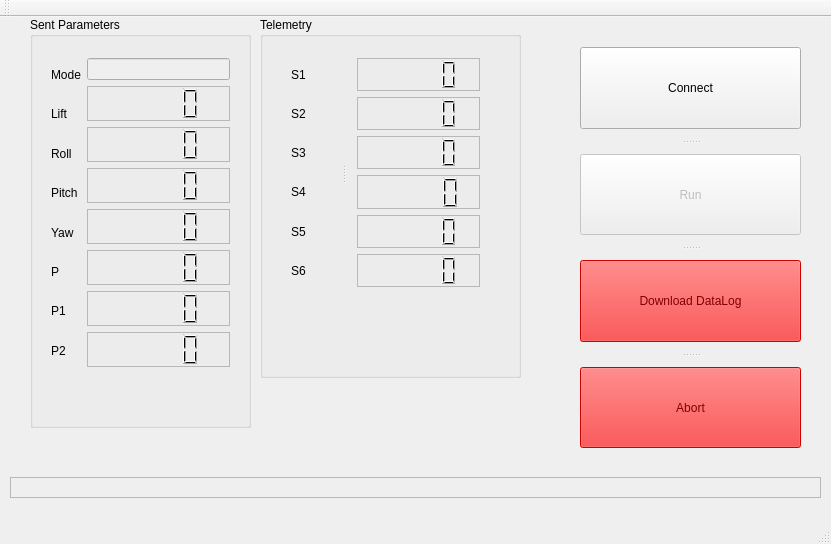
<?xml version="1.0" encoding="UTF-8"?>
<ui version="4.0">
 <class>MainWindow</class>
 <widget class="QMainWindow" name="MainWindow">
  <property name="geometry">
   <rect>
    <x>0</x>
    <y>0</y>
    <width>831</width>
    <height>544</height>
   </rect>
  </property>
  <property name="windowTitle">
   <string>MainWindow</string>
  </property>
  <widget class="QWidget" name="centralWidget">
   <widget class="QLabel" name="StatusLbl">
    <property name="geometry">
     <rect>
      <x>10</x>
      <y>460</y>
      <width>811</width>
      <height>21</height>
     </rect>
    </property>
    <property name="acceptDrops">
     <bool>false</bool>
    </property>
    <property name="frameShape">
     <enum>QFrame::StyledPanel</enum>
    </property>
    <property name="frameShadow">
     <enum>QFrame::Plain</enum>
    </property>
    <property name="text">
     <string/>
    </property>
   </widget>
   <widget class="QGroupBox" name="groupBox">
    <property name="geometry">
     <rect>
      <x>30</x>
      <y>0</y>
      <width>221</width>
      <height>411</height>
     </rect>
    </property>
    <property name="title">
     <string>Sent Parameters</string>
    </property>
    <widget class="QWidget" name="gridLayoutWidget">
     <property name="geometry">
      <rect>
       <x>10</x>
       <y>30</y>
       <width>201</width>
       <height>331</height>
      </rect>
     </property>
     <layout class="QGridLayout" name="gridLayout">
      <item row="0" column="0">
       <layout class="QVBoxLayout" name="verticalLayout_2">
        <item>
         <widget class="QLabel" name="label_5">
          <property name="text">
           <string>Mode</string>
          </property>
         </widget>
        </item>
        <item>
         <widget class="QLabel" name="label">
          <property name="text">
           <string>Lift</string>
          </property>
         </widget>
        </item>
        <item>
         <widget class="QLabel" name="label_2">
          <property name="text">
           <string>Roll</string>
          </property>
         </widget>
        </item>
        <item>
         <widget class="QLabel" name="label_3">
          <property name="text">
           <string>Pitch</string>
          </property>
         </widget>
        </item>
        <item>
         <widget class="QLabel" name="label_4">
          <property name="text">
           <string>Yaw</string>
          </property>
         </widget>
        </item>
        <item>
         <widget class="QLabel" name="label_8">
          <property name="text">
           <string>P</string>
          </property>
         </widget>
        </item>
        <item>
         <widget class="QLabel" name="label_6">
          <property name="text">
           <string>P1</string>
          </property>
         </widget>
        </item>
        <item>
         <widget class="QLabel" name="label_7">
          <property name="text">
           <string>P2</string>
          </property>
         </widget>
        </item>
       </layout>
      </item>
      <item row="0" column="1">
       <layout class="QVBoxLayout" name="verticalLayout">
        <item>
         <widget class="QLineEdit" name="ModeSel">
          <property name="enabled">
           <bool>false</bool>
          </property>
          <property name="focusPolicy">
           <enum>Qt::NoFocus</enum>
          </property>
          <property name="frame">
           <bool>true</bool>
          </property>
          <property name="readOnly">
           <bool>true</bool>
          </property>
         </widget>
        </item>
        <item>
         <widget class="QLCDNumber" name="Lift">
          <property name="frameShape">
           <enum>QFrame::StyledPanel</enum>
          </property>
          <property name="frameShadow">
           <enum>QFrame::Raised</enum>
          </property>
          <property name="mode">
           <enum>QLCDNumber::Dec</enum>
          </property>
         </widget>
        </item>
        <item>
         <widget class="QLCDNumber" name="Roll">
          <property name="frameShape">
           <enum>QFrame::StyledPanel</enum>
          </property>
          <property name="frameShadow">
           <enum>QFrame::Raised</enum>
          </property>
          <property name="mode">
           <enum>QLCDNumber::Dec</enum>
          </property>
         </widget>
        </item>
        <item>
         <widget class="QLCDNumber" name="Pitch">
          <property name="frameShape">
           <enum>QFrame::StyledPanel</enum>
          </property>
          <property name="frameShadow">
           <enum>QFrame::Raised</enum>
          </property>
          <property name="mode">
           <enum>QLCDNumber::Dec</enum>
          </property>
         </widget>
        </item>
        <item>
         <widget class="QLCDNumber" name="Yaw">
          <property name="frameShape">
           <enum>QFrame::StyledPanel</enum>
          </property>
          <property name="frameShadow">
           <enum>QFrame::Raised</enum>
          </property>
          <property name="mode">
           <enum>QLCDNumber::Dec</enum>
          </property>
         </widget>
        </item>
        <item>
         <widget class="QLCDNumber" name="P">
          <property name="frameShape">
           <enum>QFrame::StyledPanel</enum>
          </property>
          <property name="frameShadow">
           <enum>QFrame::Raised</enum>
          </property>
          <property name="mode">
           <enum>QLCDNumber::Dec</enum>
          </property>
         </widget>
        </item>
        <item>
         <widget class="QLCDNumber" name="P1">
          <property name="frameShape">
           <enum>QFrame::StyledPanel</enum>
          </property>
          <property name="frameShadow">
           <enum>QFrame::Raised</enum>
          </property>
          <property name="mode">
           <enum>QLCDNumber::Dec</enum>
          </property>
         </widget>
        </item>
        <item>
         <widget class="QLCDNumber" name="P2">
          <property name="frameShape">
           <enum>QFrame::StyledPanel</enum>
          </property>
          <property name="frameShadow">
           <enum>QFrame::Raised</enum>
          </property>
          <property name="mode">
           <enum>QLCDNumber::Dec</enum>
          </property>
         </widget>
        </item>
       </layout>
      </item>
     </layout>
    </widget>
   </widget>
   <widget class="QGroupBox" name="groupBox_2">
    <property name="geometry">
     <rect>
      <x>260</x>
      <y>0</y>
      <width>261</width>
      <height>361</height>
     </rect>
    </property>
    <property name="title">
     <string>Telemetry</string>
    </property>
    <property name="alignment">
     <set>Qt::AlignJustify|Qt::AlignTop</set>
    </property>
    <property name="flat">
     <bool>false</bool>
    </property>
    <property name="checkable">
     <bool>false</bool>
    </property>
    <widget class="QSplitter" name="splitter">
     <property name="geometry">
      <rect>
       <x>20</x>
       <y>30</y>
       <width>211</width>
       <height>251</height>
      </rect>
     </property>
     <property name="orientation">
      <enum>Qt::Horizontal</enum>
     </property>
     <widget class="QWidget" name="layoutWidget">
      <layout class="QVBoxLayout" name="verticalLayout_3">
       <item>
        <widget class="QLabel" name="label_9">
         <property name="text">
          <string>S1</string>
         </property>
        </widget>
       </item>
       <item>
        <widget class="QLabel" name="label_10">
         <property name="text">
          <string>S2</string>
         </property>
        </widget>
       </item>
       <item>
        <widget class="QLabel" name="label_11">
         <property name="text">
          <string>S3</string>
         </property>
        </widget>
       </item>
       <item>
        <widget class="QLabel" name="label_12">
         <property name="text">
          <string>S4</string>
         </property>
        </widget>
       </item>
       <item>
        <widget class="QLabel" name="label_13">
         <property name="text">
          <string>S5</string>
         </property>
        </widget>
       </item>
       <item>
        <widget class="QLabel" name="label_14">
         <property name="text">
          <string>S6</string>
         </property>
        </widget>
       </item>
      </layout>
     </widget>
     <widget class="QWidget" name="layoutWidget">
      <layout class="QVBoxLayout" name="TelLay">
       <item>
        <widget class="QLCDNumber" name="Tel1">
         <property name="frameShape">
          <enum>QFrame::StyledPanel</enum>
         </property>
         <property name="frameShadow">
          <enum>QFrame::Raised</enum>
         </property>
         <property name="mode">
          <enum>QLCDNumber::Hex</enum>
         </property>
        </widget>
       </item>
       <item>
        <widget class="QLCDNumber" name="Tel2">
         <property name="frameShape">
          <enum>QFrame::StyledPanel</enum>
         </property>
         <property name="frameShadow">
          <enum>QFrame::Raised</enum>
         </property>
         <property name="mode">
          <enum>QLCDNumber::Hex</enum>
         </property>
        </widget>
       </item>
       <item>
        <widget class="QLCDNumber" name="Tel4">
         <property name="frameShape">
          <enum>QFrame::StyledPanel</enum>
         </property>
         <property name="frameShadow">
          <enum>QFrame::Raised</enum>
         </property>
         <property name="mode">
          <enum>QLCDNumber::Hex</enum>
         </property>
        </widget>
       </item>
       <item>
        <widget class="QLCDNumber" name="Tel3">
         <property name="frameShape">
          <enum>QFrame::StyledPanel</enum>
         </property>
         <property name="frameShadow">
          <enum>QFrame::Raised</enum>
         </property>
         <property name="mode">
          <enum>QLCDNumber::Hex</enum>
         </property>
        </widget>
       </item>
       <item>
        <widget class="QLCDNumber" name="Tel5">
         <property name="frameShape">
          <enum>QFrame::StyledPanel</enum>
         </property>
         <property name="frameShadow">
          <enum>QFrame::Raised</enum>
         </property>
         <property name="mode">
          <enum>QLCDNumber::Hex</enum>
         </property>
        </widget>
       </item>
       <item>
        <widget class="QLCDNumber" name="Tel6">
         <property name="frameShape">
          <enum>QFrame::StyledPanel</enum>
         </property>
         <property name="frameShadow">
          <enum>QFrame::Raised</enum>
         </property>
         <property name="mode">
          <enum>QLCDNumber::Hex</enum>
         </property>
        </widget>
       </item>
      </layout>
     </widget>
    </widget>
   </widget>
   <widget class="QSplitter" name="splitter_2">
    <property name="geometry">
     <rect>
      <x>580</x>
      <y>30</y>
      <width>221</width>
      <height>401</height>
     </rect>
    </property>
    <property name="sizePolicy">
     <sizepolicy hsizetype="Fixed" vsizetype="Fixed">
      <horstretch>0</horstretch>
      <verstretch>0</verstretch>
     </sizepolicy>
    </property>
    <property name="orientation">
     <enum>Qt::Vertical</enum>
    </property>
    <property name="handleWidth">
     <number>25</number>
    </property>
    <widget class="QPushButton" name="CommButt">
     <property name="text">
      <string>Connect</string>
     </property>
    </widget>
    <widget class="QPushButton" name="RunButt">
     <property name="enabled">
      <bool>false</bool>
     </property>
     <property name="toolTip">
      <string>Controls the QR</string>
     </property>
     <property name="text">
      <string>Run</string>
     </property>
    </widget>
    <widget class="QPushButton" name="SaveDL">
     <property name="enabled">
      <bool>false</bool>
     </property>
     <property name="palette">
      <palette>
       <active>
        <colorrole role="WindowText">
         <brush brushstyle="SolidPattern">
          <color alpha="255">
           <red>0</red>
           <green>0</green>
           <blue>0</blue>
          </color>
         </brush>
        </colorrole>
        <colorrole role="Button">
         <brush brushstyle="SolidPattern">
          <color alpha="255">
           <red>255</red>
           <green>0</green>
           <blue>0</blue>
          </color>
         </brush>
        </colorrole>
        <colorrole role="Light">
         <brush brushstyle="SolidPattern">
          <color alpha="255">
           <red>255</red>
           <green>127</green>
           <blue>127</blue>
          </color>
         </brush>
        </colorrole>
        <colorrole role="Midlight">
         <brush brushstyle="SolidPattern">
          <color alpha="255">
           <red>255</red>
           <green>63</green>
           <blue>63</blue>
          </color>
         </brush>
        </colorrole>
        <colorrole role="Dark">
         <brush brushstyle="SolidPattern">
          <color alpha="255">
           <red>127</red>
           <green>0</green>
           <blue>0</blue>
          </color>
         </brush>
        </colorrole>
        <colorrole role="Mid">
         <brush brushstyle="SolidPattern">
          <color alpha="255">
           <red>170</red>
           <green>0</green>
           <blue>0</blue>
          </color>
         </brush>
        </colorrole>
        <colorrole role="Text">
         <brush brushstyle="SolidPattern">
          <color alpha="255">
           <red>0</red>
           <green>0</green>
           <blue>0</blue>
          </color>
         </brush>
        </colorrole>
        <colorrole role="BrightText">
         <brush brushstyle="SolidPattern">
          <color alpha="255">
           <red>255</red>
           <green>255</green>
           <blue>255</blue>
          </color>
         </brush>
        </colorrole>
        <colorrole role="ButtonText">
         <brush brushstyle="SolidPattern">
          <color alpha="255">
           <red>0</red>
           <green>0</green>
           <blue>0</blue>
          </color>
         </brush>
        </colorrole>
        <colorrole role="Base">
         <brush brushstyle="SolidPattern">
          <color alpha="255">
           <red>255</red>
           <green>255</green>
           <blue>255</blue>
          </color>
         </brush>
        </colorrole>
        <colorrole role="Window">
         <brush brushstyle="SolidPattern">
          <color alpha="255">
           <red>255</red>
           <green>0</green>
           <blue>0</blue>
          </color>
         </brush>
        </colorrole>
        <colorrole role="Shadow">
         <brush brushstyle="SolidPattern">
          <color alpha="255">
           <red>0</red>
           <green>0</green>
           <blue>0</blue>
          </color>
         </brush>
        </colorrole>
        <colorrole role="AlternateBase">
         <brush brushstyle="SolidPattern">
          <color alpha="255">
           <red>255</red>
           <green>127</green>
           <blue>127</blue>
          </color>
         </brush>
        </colorrole>
        <colorrole role="ToolTipBase">
         <brush brushstyle="SolidPattern">
          <color alpha="255">
           <red>255</red>
           <green>255</green>
           <blue>220</blue>
          </color>
         </brush>
        </colorrole>
        <colorrole role="ToolTipText">
         <brush brushstyle="SolidPattern">
          <color alpha="255">
           <red>0</red>
           <green>0</green>
           <blue>0</blue>
          </color>
         </brush>
        </colorrole>
       </active>
       <inactive>
        <colorrole role="WindowText">
         <brush brushstyle="SolidPattern">
          <color alpha="255">
           <red>0</red>
           <green>0</green>
           <blue>0</blue>
          </color>
         </brush>
        </colorrole>
        <colorrole role="Button">
         <brush brushstyle="SolidPattern">
          <color alpha="255">
           <red>255</red>
           <green>0</green>
           <blue>0</blue>
          </color>
         </brush>
        </colorrole>
        <colorrole role="Light">
         <brush brushstyle="SolidPattern">
          <color alpha="255">
           <red>255</red>
           <green>127</green>
           <blue>127</blue>
          </color>
         </brush>
        </colorrole>
        <colorrole role="Midlight">
         <brush brushstyle="SolidPattern">
          <color alpha="255">
           <red>255</red>
           <green>63</green>
           <blue>63</blue>
          </color>
         </brush>
        </colorrole>
        <colorrole role="Dark">
         <brush brushstyle="SolidPattern">
          <color alpha="255">
           <red>127</red>
           <green>0</green>
           <blue>0</blue>
          </color>
         </brush>
        </colorrole>
        <colorrole role="Mid">
         <brush brushstyle="SolidPattern">
          <color alpha="255">
           <red>170</red>
           <green>0</green>
           <blue>0</blue>
          </color>
         </brush>
        </colorrole>
        <colorrole role="Text">
         <brush brushstyle="SolidPattern">
          <color alpha="255">
           <red>0</red>
           <green>0</green>
           <blue>0</blue>
          </color>
         </brush>
        </colorrole>
        <colorrole role="BrightText">
         <brush brushstyle="SolidPattern">
          <color alpha="255">
           <red>255</red>
           <green>255</green>
           <blue>255</blue>
          </color>
         </brush>
        </colorrole>
        <colorrole role="ButtonText">
         <brush brushstyle="SolidPattern">
          <color alpha="255">
           <red>0</red>
           <green>0</green>
           <blue>0</blue>
          </color>
         </brush>
        </colorrole>
        <colorrole role="Base">
         <brush brushstyle="SolidPattern">
          <color alpha="255">
           <red>255</red>
           <green>255</green>
           <blue>255</blue>
          </color>
         </brush>
        </colorrole>
        <colorrole role="Window">
         <brush brushstyle="SolidPattern">
          <color alpha="255">
           <red>255</red>
           <green>0</green>
           <blue>0</blue>
          </color>
         </brush>
        </colorrole>
        <colorrole role="Shadow">
         <brush brushstyle="SolidPattern">
          <color alpha="255">
           <red>0</red>
           <green>0</green>
           <blue>0</blue>
          </color>
         </brush>
        </colorrole>
        <colorrole role="AlternateBase">
         <brush brushstyle="SolidPattern">
          <color alpha="255">
           <red>255</red>
           <green>127</green>
           <blue>127</blue>
          </color>
         </brush>
        </colorrole>
        <colorrole role="ToolTipBase">
         <brush brushstyle="SolidPattern">
          <color alpha="255">
           <red>255</red>
           <green>255</green>
           <blue>220</blue>
          </color>
         </brush>
        </colorrole>
        <colorrole role="ToolTipText">
         <brush brushstyle="SolidPattern">
          <color alpha="255">
           <red>0</red>
           <green>0</green>
           <blue>0</blue>
          </color>
         </brush>
        </colorrole>
       </inactive>
       <disabled>
        <colorrole role="WindowText">
         <brush brushstyle="SolidPattern">
          <color alpha="255">
           <red>127</red>
           <green>0</green>
           <blue>0</blue>
          </color>
         </brush>
        </colorrole>
        <colorrole role="Button">
         <brush brushstyle="SolidPattern">
          <color alpha="255">
           <red>255</red>
           <green>0</green>
           <blue>0</blue>
          </color>
         </brush>
        </colorrole>
        <colorrole role="Light">
         <brush brushstyle="SolidPattern">
          <color alpha="255">
           <red>255</red>
           <green>127</green>
           <blue>127</blue>
          </color>
         </brush>
        </colorrole>
        <colorrole role="Midlight">
         <brush brushstyle="SolidPattern">
          <color alpha="255">
           <red>255</red>
           <green>63</green>
           <blue>63</blue>
          </color>
         </brush>
        </colorrole>
        <colorrole role="Dark">
         <brush brushstyle="SolidPattern">
          <color alpha="255">
           <red>127</red>
           <green>0</green>
           <blue>0</blue>
          </color>
         </brush>
        </colorrole>
        <colorrole role="Mid">
         <brush brushstyle="SolidPattern">
          <color alpha="255">
           <red>170</red>
           <green>0</green>
           <blue>0</blue>
          </color>
         </brush>
        </colorrole>
        <colorrole role="Text">
         <brush brushstyle="SolidPattern">
          <color alpha="255">
           <red>127</red>
           <green>0</green>
           <blue>0</blue>
          </color>
         </brush>
        </colorrole>
        <colorrole role="BrightText">
         <brush brushstyle="SolidPattern">
          <color alpha="255">
           <red>255</red>
           <green>255</green>
           <blue>255</blue>
          </color>
         </brush>
        </colorrole>
        <colorrole role="ButtonText">
         <brush brushstyle="SolidPattern">
          <color alpha="255">
           <red>127</red>
           <green>0</green>
           <blue>0</blue>
          </color>
         </brush>
        </colorrole>
        <colorrole role="Base">
         <brush brushstyle="SolidPattern">
          <color alpha="255">
           <red>255</red>
           <green>0</green>
           <blue>0</blue>
          </color>
         </brush>
        </colorrole>
        <colorrole role="Window">
         <brush brushstyle="SolidPattern">
          <color alpha="255">
           <red>255</red>
           <green>0</green>
           <blue>0</blue>
          </color>
         </brush>
        </colorrole>
        <colorrole role="Shadow">
         <brush brushstyle="SolidPattern">
          <color alpha="255">
           <red>0</red>
           <green>0</green>
           <blue>0</blue>
          </color>
         </brush>
        </colorrole>
        <colorrole role="AlternateBase">
         <brush brushstyle="SolidPattern">
          <color alpha="255">
           <red>255</red>
           <green>0</green>
           <blue>0</blue>
          </color>
         </brush>
        </colorrole>
        <colorrole role="ToolTipBase">
         <brush brushstyle="SolidPattern">
          <color alpha="255">
           <red>255</red>
           <green>255</green>
           <blue>220</blue>
          </color>
         </brush>
        </colorrole>
        <colorrole role="ToolTipText">
         <brush brushstyle="SolidPattern">
          <color alpha="255">
           <red>0</red>
           <green>0</green>
           <blue>0</blue>
          </color>
         </brush>
        </colorrole>
       </disabled>
      </palette>
     </property>
     <property name="toolTip">
      <string>Controls the QR</string>
     </property>
     <property name="text">
      <string>Download DataLog</string>
     </property>
    </widget>
    <widget class="QPushButton" name="Abort">
     <property name="enabled">
      <bool>false</bool>
     </property>
     <property name="palette">
      <palette>
       <active>
        <colorrole role="WindowText">
         <brush brushstyle="SolidPattern">
          <color alpha="255">
           <red>0</red>
           <green>0</green>
           <blue>0</blue>
          </color>
         </brush>
        </colorrole>
        <colorrole role="Button">
         <brush brushstyle="SolidPattern">
          <color alpha="255">
           <red>255</red>
           <green>0</green>
           <blue>0</blue>
          </color>
         </brush>
        </colorrole>
        <colorrole role="Light">
         <brush brushstyle="SolidPattern">
          <color alpha="255">
           <red>255</red>
           <green>127</green>
           <blue>127</blue>
          </color>
         </brush>
        </colorrole>
        <colorrole role="Midlight">
         <brush brushstyle="SolidPattern">
          <color alpha="255">
           <red>255</red>
           <green>63</green>
           <blue>63</blue>
          </color>
         </brush>
        </colorrole>
        <colorrole role="Dark">
         <brush brushstyle="SolidPattern">
          <color alpha="255">
           <red>127</red>
           <green>0</green>
           <blue>0</blue>
          </color>
         </brush>
        </colorrole>
        <colorrole role="Mid">
         <brush brushstyle="SolidPattern">
          <color alpha="255">
           <red>170</red>
           <green>0</green>
           <blue>0</blue>
          </color>
         </brush>
        </colorrole>
        <colorrole role="Text">
         <brush brushstyle="SolidPattern">
          <color alpha="255">
           <red>0</red>
           <green>0</green>
           <blue>0</blue>
          </color>
         </brush>
        </colorrole>
        <colorrole role="BrightText">
         <brush brushstyle="SolidPattern">
          <color alpha="255">
           <red>255</red>
           <green>255</green>
           <blue>255</blue>
          </color>
         </brush>
        </colorrole>
        <colorrole role="ButtonText">
         <brush brushstyle="SolidPattern">
          <color alpha="255">
           <red>0</red>
           <green>0</green>
           <blue>0</blue>
          </color>
         </brush>
        </colorrole>
        <colorrole role="Base">
         <brush brushstyle="SolidPattern">
          <color alpha="255">
           <red>255</red>
           <green>255</green>
           <blue>255</blue>
          </color>
         </brush>
        </colorrole>
        <colorrole role="Window">
         <brush brushstyle="SolidPattern">
          <color alpha="255">
           <red>255</red>
           <green>0</green>
           <blue>0</blue>
          </color>
         </brush>
        </colorrole>
        <colorrole role="Shadow">
         <brush brushstyle="SolidPattern">
          <color alpha="255">
           <red>0</red>
           <green>0</green>
           <blue>0</blue>
          </color>
         </brush>
        </colorrole>
        <colorrole role="AlternateBase">
         <brush brushstyle="SolidPattern">
          <color alpha="255">
           <red>255</red>
           <green>127</green>
           <blue>127</blue>
          </color>
         </brush>
        </colorrole>
        <colorrole role="ToolTipBase">
         <brush brushstyle="SolidPattern">
          <color alpha="255">
           <red>255</red>
           <green>255</green>
           <blue>220</blue>
          </color>
         </brush>
        </colorrole>
        <colorrole role="ToolTipText">
         <brush brushstyle="SolidPattern">
          <color alpha="255">
           <red>0</red>
           <green>0</green>
           <blue>0</blue>
          </color>
         </brush>
        </colorrole>
       </active>
       <inactive>
        <colorrole role="WindowText">
         <brush brushstyle="SolidPattern">
          <color alpha="255">
           <red>0</red>
           <green>0</green>
           <blue>0</blue>
          </color>
         </brush>
        </colorrole>
        <colorrole role="Button">
         <brush brushstyle="SolidPattern">
          <color alpha="255">
           <red>255</red>
           <green>0</green>
           <blue>0</blue>
          </color>
         </brush>
        </colorrole>
        <colorrole role="Light">
         <brush brushstyle="SolidPattern">
          <color alpha="255">
           <red>255</red>
           <green>127</green>
           <blue>127</blue>
          </color>
         </brush>
        </colorrole>
        <colorrole role="Midlight">
         <brush brushstyle="SolidPattern">
          <color alpha="255">
           <red>255</red>
           <green>63</green>
           <blue>63</blue>
          </color>
         </brush>
        </colorrole>
        <colorrole role="Dark">
         <brush brushstyle="SolidPattern">
          <color alpha="255">
           <red>127</red>
           <green>0</green>
           <blue>0</blue>
          </color>
         </brush>
        </colorrole>
        <colorrole role="Mid">
         <brush brushstyle="SolidPattern">
          <color alpha="255">
           <red>170</red>
           <green>0</green>
           <blue>0</blue>
          </color>
         </brush>
        </colorrole>
        <colorrole role="Text">
         <brush brushstyle="SolidPattern">
          <color alpha="255">
           <red>0</red>
           <green>0</green>
           <blue>0</blue>
          </color>
         </brush>
        </colorrole>
        <colorrole role="BrightText">
         <brush brushstyle="SolidPattern">
          <color alpha="255">
           <red>255</red>
           <green>255</green>
           <blue>255</blue>
          </color>
         </brush>
        </colorrole>
        <colorrole role="ButtonText">
         <brush brushstyle="SolidPattern">
          <color alpha="255">
           <red>0</red>
           <green>0</green>
           <blue>0</blue>
          </color>
         </brush>
        </colorrole>
        <colorrole role="Base">
         <brush brushstyle="SolidPattern">
          <color alpha="255">
           <red>255</red>
           <green>255</green>
           <blue>255</blue>
          </color>
         </brush>
        </colorrole>
        <colorrole role="Window">
         <brush brushstyle="SolidPattern">
          <color alpha="255">
           <red>255</red>
           <green>0</green>
           <blue>0</blue>
          </color>
         </brush>
        </colorrole>
        <colorrole role="Shadow">
         <brush brushstyle="SolidPattern">
          <color alpha="255">
           <red>0</red>
           <green>0</green>
           <blue>0</blue>
          </color>
         </brush>
        </colorrole>
        <colorrole role="AlternateBase">
         <brush brushstyle="SolidPattern">
          <color alpha="255">
           <red>255</red>
           <green>127</green>
           <blue>127</blue>
          </color>
         </brush>
        </colorrole>
        <colorrole role="ToolTipBase">
         <brush brushstyle="SolidPattern">
          <color alpha="255">
           <red>255</red>
           <green>255</green>
           <blue>220</blue>
          </color>
         </brush>
        </colorrole>
        <colorrole role="ToolTipText">
         <brush brushstyle="SolidPattern">
          <color alpha="255">
           <red>0</red>
           <green>0</green>
           <blue>0</blue>
          </color>
         </brush>
        </colorrole>
       </inactive>
       <disabled>
        <colorrole role="WindowText">
         <brush brushstyle="SolidPattern">
          <color alpha="255">
           <red>127</red>
           <green>0</green>
           <blue>0</blue>
          </color>
         </brush>
        </colorrole>
        <colorrole role="Button">
         <brush brushstyle="SolidPattern">
          <color alpha="255">
           <red>255</red>
           <green>0</green>
           <blue>0</blue>
          </color>
         </brush>
        </colorrole>
        <colorrole role="Light">
         <brush brushstyle="SolidPattern">
          <color alpha="255">
           <red>255</red>
           <green>127</green>
           <blue>127</blue>
          </color>
         </brush>
        </colorrole>
        <colorrole role="Midlight">
         <brush brushstyle="SolidPattern">
          <color alpha="255">
           <red>255</red>
           <green>63</green>
           <blue>63</blue>
          </color>
         </brush>
        </colorrole>
        <colorrole role="Dark">
         <brush brushstyle="SolidPattern">
          <color alpha="255">
           <red>127</red>
           <green>0</green>
           <blue>0</blue>
          </color>
         </brush>
        </colorrole>
        <colorrole role="Mid">
         <brush brushstyle="SolidPattern">
          <color alpha="255">
           <red>170</red>
           <green>0</green>
           <blue>0</blue>
          </color>
         </brush>
        </colorrole>
        <colorrole role="Text">
         <brush brushstyle="SolidPattern">
          <color alpha="255">
           <red>127</red>
           <green>0</green>
           <blue>0</blue>
          </color>
         </brush>
        </colorrole>
        <colorrole role="BrightText">
         <brush brushstyle="SolidPattern">
          <color alpha="255">
           <red>255</red>
           <green>255</green>
           <blue>255</blue>
          </color>
         </brush>
        </colorrole>
        <colorrole role="ButtonText">
         <brush brushstyle="SolidPattern">
          <color alpha="255">
           <red>127</red>
           <green>0</green>
           <blue>0</blue>
          </color>
         </brush>
        </colorrole>
        <colorrole role="Base">
         <brush brushstyle="SolidPattern">
          <color alpha="255">
           <red>255</red>
           <green>0</green>
           <blue>0</blue>
          </color>
         </brush>
        </colorrole>
        <colorrole role="Window">
         <brush brushstyle="SolidPattern">
          <color alpha="255">
           <red>255</red>
           <green>0</green>
           <blue>0</blue>
          </color>
         </brush>
        </colorrole>
        <colorrole role="Shadow">
         <brush brushstyle="SolidPattern">
          <color alpha="255">
           <red>0</red>
           <green>0</green>
           <blue>0</blue>
          </color>
         </brush>
        </colorrole>
        <colorrole role="AlternateBase">
         <brush brushstyle="SolidPattern">
          <color alpha="255">
           <red>255</red>
           <green>0</green>
           <blue>0</blue>
          </color>
         </brush>
        </colorrole>
        <colorrole role="ToolTipBase">
         <brush brushstyle="SolidPattern">
          <color alpha="255">
           <red>255</red>
           <green>255</green>
           <blue>220</blue>
          </color>
         </brush>
        </colorrole>
        <colorrole role="ToolTipText">
         <brush brushstyle="SolidPattern">
          <color alpha="255">
           <red>0</red>
           <green>0</green>
           <blue>0</blue>
          </color>
         </brush>
        </colorrole>
       </disabled>
      </palette>
     </property>
     <property name="toolTip">
      <string>Controls the QR</string>
     </property>
     <property name="text">
      <string>Abort</string>
     </property>
    </widget>
   </widget>
  </widget>
  <widget class="QMenuBar" name="menuBar">
   <property name="geometry">
    <rect>
     <x>0</x>
     <y>0</y>
     <width>831</width>
     <height>25</height>
    </rect>
   </property>
  </widget>
  <widget class="QToolBar" name="mainToolBar">
   <attribute name="toolBarArea">
    <enum>TopToolBarArea</enum>
   </attribute>
   <attribute name="toolBarBreak">
    <bool>false</bool>
   </attribute>
  </widget>
  <widget class="QStatusBar" name="statusBar"/>
 </widget>
 <layoutdefault spacing="6" margin="11"/>
 <tabstops>
  <tabstop>RunButt</tabstop>
  <tabstop>ModeSel</tabstop>
  <tabstop>CommButt</tabstop>
 </tabstops>
 <resources/>
 <connections/>
</ui>
